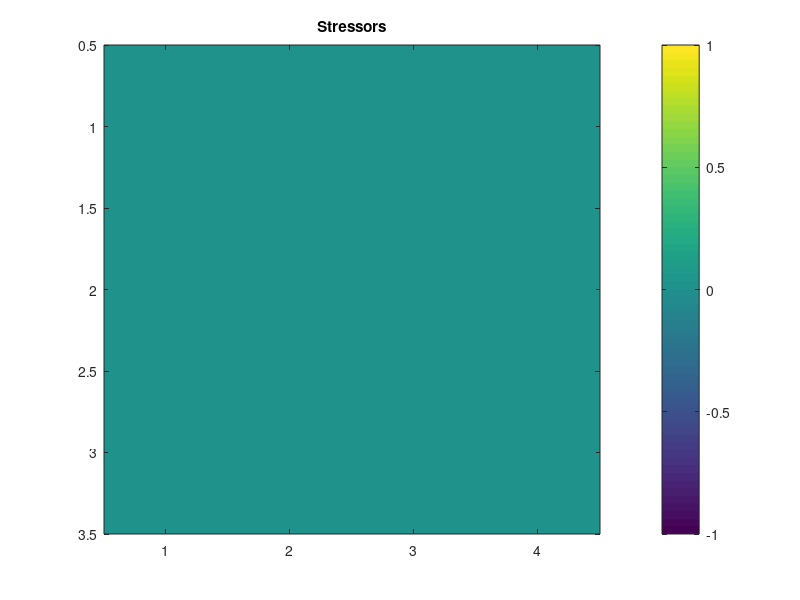

Reproduce this figure in MATLAB.
% ========================================================================
% Agent based model of the Engelstaedter et al 2014 integron dynamics
% model.
% ========================================================================
% Parameters
K = 1e3; % Carrying capacity
T = 3; % Length of simulation
n = 3; % Number of different cassettes
k = 3; % Size of the integron
nStressors = 3; % Number of different stressors
N0 = 1; % Initial number of cells
rho = 0.5;     % Casette-Reshuffling rate by integrase
theta = 0.5;    % Rate at which the integrase reinserts exciced cassettes
d0 = 1e-1;      % Natural death rate
dI = 1e-3;      % Fitness cost of active integrase
dS = 3e-1;      % Death rate induced by stressor (e.g. antibiotics)
beta = 0.5;     % Parameter determining how fast gene expression declines with increasing distance from promoter
gamma = 0.5;    % Shape parameter determining how expression level of a resistance gene affects death rate
mu = 0.5;     % Mutation rate (from functional to non-funcitonal integrase)

% Parameters for the Markov chain simulating the changing environment
sigma_m = 0.2; % average fraction of time that a stressor is present
sigma_v = 0.01; % average rate of switches between presence and absence
M = sigma_v / 2 * [1 - (1/(1-sigma_m)),1/(1-sigma_m);1/sigma_m, 1 - 1/sigma_m]; % transition matrix
lam = zeros(1,3); % initialise rates at which stressors change
lam_prob = zeros(1,3); % probabilities that 1 of the three stressors change

% ========================================================================
% Intialisation
% Initialise the cell arrays to hold the cells
N = N0; % Population size
currPopArr(K).x = -1;

% Seed an initial population
for cellId = 1:N0
    currPopArr(cellId).FunctIntegrase = binornd(1,0.9); % Choose if the bacterium has a functional integrase (0 = no; 1 = Yes)
    currPopArr(cellId).Genotype = 1:n;
    currPopArr(cellId).x = 1;
end

newPopArr = currPopArr; % Array to hold the cells at the next time step. Used in the updated process

% Initialisation of variables for simulation of the stressors
StressArr = zeros(T, nStressors);
StressArr(:,1) = 0; % Stressor 1 on constantly

% ========================================================================
% Main loop
for t = 1:T
    
    % Stressors, run each chain independently
    
    for i = 1:nStressors
       r = rand(1); 
               if StressArr(t,i) == 0
                  lam(i) = M(1,2);
               else
                  lam(i) = M(2,1); 
               end
               
               if r<lam(i)
                   StressArr(t+1,i) = mod(StressArr(t,i)+1,2); % stressor changes if probability is greater than a random number
               else
                   StressArr(t+1,i) = StressArr(t,i); % stressor remains the same
               end
    end
    
    CellIdxAtNextTime = 1; % Index of current cell in newPopArr
    
    for c = 1 : N
        display(['Simulating cell ', num2str(c)]);
        % ---------------------------------------------------------------------
        % Death check
        stressor_stress = 0;
        for idStressor =1:nStressors %stressor induced increase in death rate
        if StressArr(T,idStressor)~=0 %check if stressor is present
            Etot = 0; % Expression of resistance genes for that stressor
            for cassette=1:k % cassetteindicates cassette position)
                if currPopArr(c).Genotype(cassette) == idStressor
                Etot = Etot + exp(-beta*(cassette-1));
                end
            end
            stressor_stress = stressor_stress + dS*exp(-gamma*Etot); %increase the induce stress
        end
        end
        integrase_stress = 0;
        if currPopArr(c).FunctIntegrase==1 %additionnal death rate due to functioning integrase
            integrase_stress = dI;
        end
        death_rate = d0 + stressor_stress + integrase_stress; 
        death_chance = rand;

        if death_chance < death_rate
            display('cell dies')
            continue %should make the while loop skip to the next cell
        end
        
        % Carry the cell forwards into the next generation
        newPopArr(CellIdxAtNextTime) = currPopArr(c);
        CellIdxAtNextTime = CellIdxAtNextTime + 1;

        % ---------------------------------------------------------------------
        % Mutation
        % check if it has functional integrase
        
        if currPopArr(c).FunctIntegrase == 1

            r = rand;
            if (r < mu)
              display(['mutation ']);
              newPopArr(CellIdxAtNextTime-1).FunctIntegrase = 0;
            end
        end
        
        
        % ---------------------------------------------------------------------
        % Reshuffle
        % Reshuffling can occur only if the integrase is active, and then it
        % occurs with probability rho. Decide if it occurs by checking if the
        % integrase is active and if it is active, draw a random number to
        % choose if reshuffling occurs.
        numberGenesInCasette = sum(currPopArr(c).Genotype~=0);
        doesReshufflingOccur = (currPopArr(c).FunctIntegrase == 1) & (rand(1)<rho) & (numberGenesInCasette>0);

        if (doesReshufflingOccur==1) 
            % Choose which cassette to excise. Assume this cassette is chosen
            % at random so that each cassette has an equal chance of being
            % excised. Under this assumption we can model excision by a
            % multinomial distribution with each category having the same
            % probability of 'success' (here 'success' corresponds to excision).
            excisionProbVec = ones(numberGenesInCasette,1)/numberGenesInCasette; % Vector where component i gives the probability of excising cassette i. Here we assume each cassette is equally likely to be excised.
            cassetteIdxToExcise = find(mnrnd(1,excisionProbVec));

            % Excise the chosen cassette
            newGenotype = exciseCassette(currPopArr(c).Genotype, cassetteIdxToExcise, k);

            % Decide whether cassette is reinserted. Reinsertion occurs
            % with probability theta.
            doesReinsertionOccur = (rand(1) < theta);

            if (doesReinsertionOccur == 1)
                excisedCassette = currPopArr(c).Genotype(cassetteIdxToExcise); % Identity of the excised cassette
                newGenotype = reInsertCassette(newGenotype, excisedCassette, k);
            end

            % Update the genotype of the bacterium
            display('cell reshuffles')
            newPopArr(CellIdxAtNextTime-1).Genotype = newGenotype;
        end

        % ---------------------------------------------------------------------
        % Replication
        rVec = rand(2,1);
        if (rVec(1) < (1 - N/K))
            % Decide if changes to genome (mutation/reshuffling) occured
            % before or after replication
            if (rVec(2) > 0.5)
                newPopArr(CellIdxAtNextTime) = currPopArr(c);
            else
                newPopArr(CellIdxAtNextTime) = newPopArr(CellIdxAtNextTime-1);
            end
            display('cell replicates');
            CellIdxAtNextTime = CellIdxAtNextTime + 1;

        end
        
        % Collect reporters

        % Other stuff
    end
    
    % Update the population arrays
    N = CellIdxAtNextTime-1; % Population at next time
    currPopArr = newPopArr;
    
    % show all cells on screen
    display('----------------')
    display(['Time t = ', num2str(t)])
    display(['Population size, N = ' num2str(N)])
%     for c = 1:N
%         newPopArr(c)
%     end
end

% Visualise and analyse results

% visualise stressors
figure(1)
clf
%subplot(8+1,2,[1 2])
imagesc(StressArr')
colorbar
title('Stressors')
